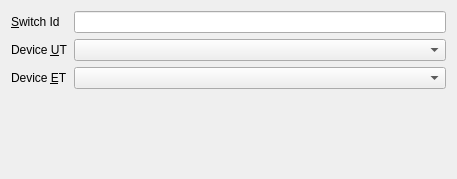
<?xml version="1.0" encoding="UTF-8"?>
<ui version="4.0">
 <class>sf::AcquisitionPropertyPage</class>
 <widget class="sf::PropertyPage" name="sf::AcquisitionPropertyPage">
  <property name="geometry">
   <rect>
    <x>0</x>
    <y>0</y>
    <width>457</width>
    <height>179</height>
   </rect>
  </property>
  <property name="windowTitle">
   <string>AcquisitionPropertyPage</string>
  </property>
  <layout class="QFormLayout" name="formLayout">
   <item row="0" column="0">
    <widget class="QLabel" name="lblSwitchId">
     <property name="toolTip">
      <string>Id for switiching between multiple acquisition devices.</string>
     </property>
     <property name="text">
      <string>&amp;Switch Id</string>
     </property>
     <property name="buddy">
      <cstring>iieSwitchId</cstring>
     </property>
    </widget>
   </item>
   <item row="0" column="1">
    <widget class="sf::InformationIdEdit" name="iieSwitchId"/>
   </item>
   <item row="1" column="1">
    <widget class="QComboBox" name="cbDeviceUt"/>
   </item>
   <item row="1" column="0">
    <widget class="QLabel" name="lblDeviceUt">
     <property name="toolTip">
      <string>Id for switching between multiple acquisition devices.</string>
     </property>
     <property name="text">
      <string>Device &amp;UT</string>
     </property>
     <property name="buddy">
      <cstring>iieSwitchId</cstring>
     </property>
    </widget>
   </item>
   <item row="2" column="0">
    <widget class="QLabel" name="lblDeviceEt">
     <property name="toolTip">
      <string>Id for switiching between multiple acquisition devices.</string>
     </property>
     <property name="text">
      <string>Device &amp;ET</string>
     </property>
     <property name="buddy">
      <cstring>iieSwitchId</cstring>
     </property>
    </widget>
   </item>
   <item row="2" column="1">
    <widget class="QComboBox" name="cbDeviceEt"/>
   </item>
  </layout>
 </widget>
 <customwidgets>
  <customwidget>
   <class>sf::InformationIdEdit</class>
   <extends>QLineEdit</extends>
   <header>gii/qt/InformationIdEdit.h</header>
  </customwidget>
  <customwidget>
   <class>sf::PropertyPage</class>
   <extends>QWidget</extends>
   <header>misc/qt/PropertyPage.h</header>
   <container>1</container>
  </customwidget>
 </customwidgets>
 <resources/>
 <connections/>
</ui>
